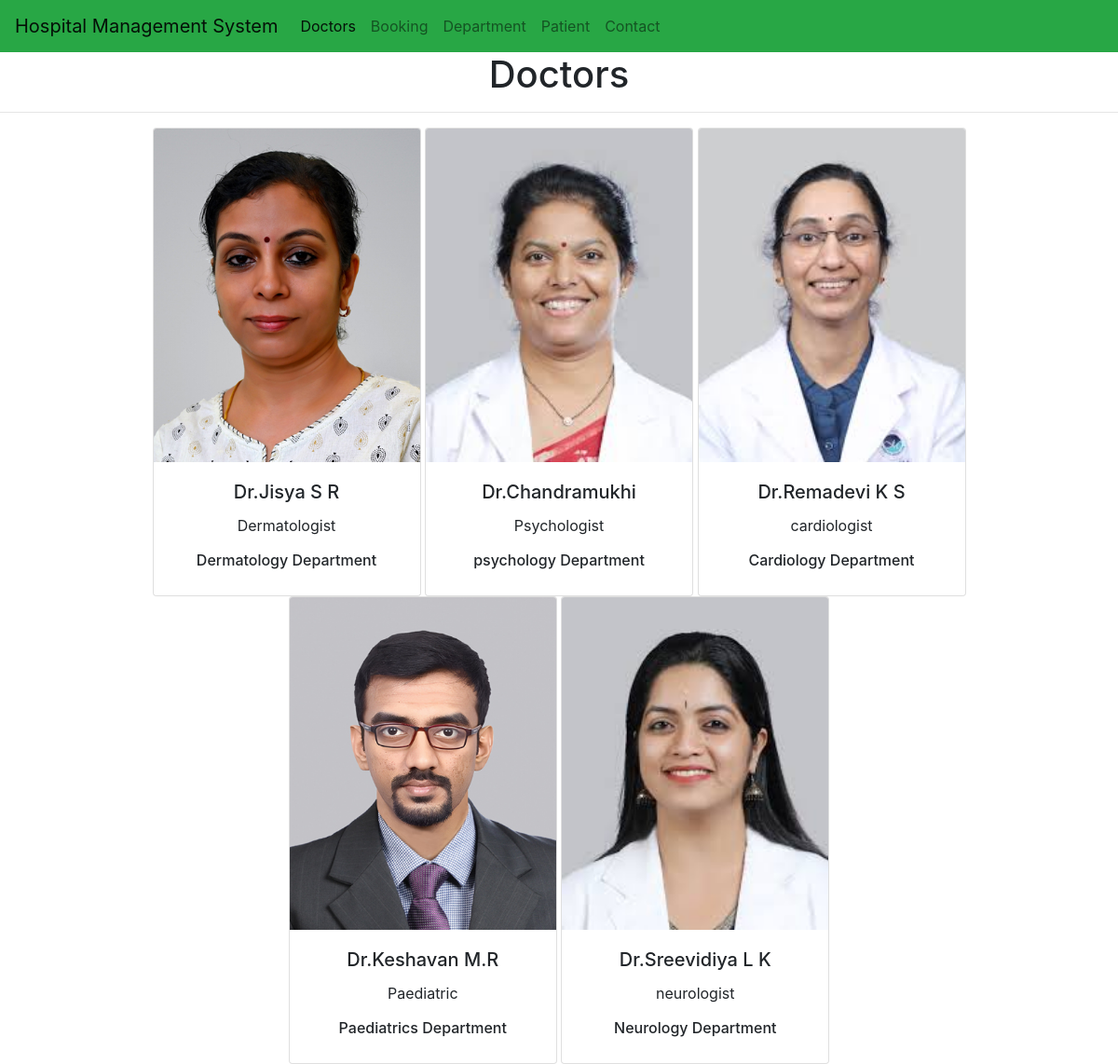
The app's page /doctors/ with its own data.
### hmapp/models.py (models this page shows, shortened)
class Doctors(models.Model):
    doc_name = models.CharField(max_length=255)
    doc_spec = models.CharField(max_length=255)
    dep_name = models.ForeignKey(Departments, on_delete=models.CASCADE)
    doc_image = models.ImageField(upload_to='doctors')

class Departments(models.Model):
    dep_name = models.CharField(max_length=100)
    dep_description = models.TextField()
    def __str__(self):
        return self.dep_name

### hmapp/views.py (the view)
# urls.py: path('doctors/',views.doctors,name='doctors'),
def doctors(request):
    dict_docs = {
        'doctors': Doctors.objects.all()
    }
    return render(request, 'doctors.html', dict_docs)

### templates/doctors.html (shortened to what this page needs)
{%  extends 'base.html'%}
{%block content%}
<h1 class="text-center">Doctors </h1>
<hr>
<div class="container text-center">
{% for d in doctors %}
    <div class="card text-center " style="width: 18rem;display:inline-block">
  <img class="card-img-top" src="{{d.doc_image.url}}" alt="Card image cap">
  <div class="card-body">
    <h5 class="card-title">Dr.{{d.doc_name}}</h5>
    <p class="card-text">{{d.doc_spec}}</p>
      <h6>{{d.dep_name}} Department</h6>
  </div>
</div>
{% endfor %}
</div>
{% endblock%}

### templates/base.html (shortened to what this page needs)
<!DOCTYPE html>
{% load static %}
<html lang="en">
<head>
    <link rel="stylesheet" href="https://cdn.jsdelivr.net/npm/bootstrap@4.0.0/dist/css/bootstrap.min.css">
    <link rel="stylesheet" href="{% static 'css/style.css' %}"/>
    <link rel="stylesheet" href="https://use.fontawesome.com/releases/v5.7.0/css/all.css" >
    <link rel="stylesheet" href="{% static 'css/bootstrap.min.css' %}"
  </head>
<body>
<nav class="navbar navbar-expand-lg navbar-light bg-success">
  <a class="navbar-brand" href="">Hospital Management System</a>
  <div class="collapse navbar-collapse" id="navbarNavAltMarkup">
    <div class="navbar-nav">
      <a class="nav-item nav-link active" href="{% url 'doctors'%}">Doctors <span class="sr-only">(current)</span></a>
      <a class="nav-item nav-link" href="{% url 'booking'%}">Booking</a>
      <a class="nav-item nav-link" href="{% url 'department'%}">Department</a>
      <a class="nav-item nav-link " href="{% url 'patient'%}">Patient</a>
        <a class="nav-item nav-link " href="{% url 'contact'%}">Contact</a>
    </div>
  </div>
</nav>
{%block content%}{% endblock%}
</body>
</html>

### records on screen
Doctors: doc_image (picture), doc_name "Jisya S R", doc_spec "Dermatologist", dep_name "Dermatology"
Doctors: doc_image (picture), doc_name "Chandramukhi", doc_spec "Psychologist", dep_name "psychology"
Doctors: doc_image (picture), doc_name "Remadevi K S", doc_spec "cardiologist", dep_name "Cardiology"
Doctors: doc_image (picture), doc_name "Keshavan M.R", doc_spec "Paediatric", dep_name "Paediatrics"
Doctors: doc_image (picture), doc_name "Sreevidiya L K", doc_spec "neurologist", dep_name "Neurology"
